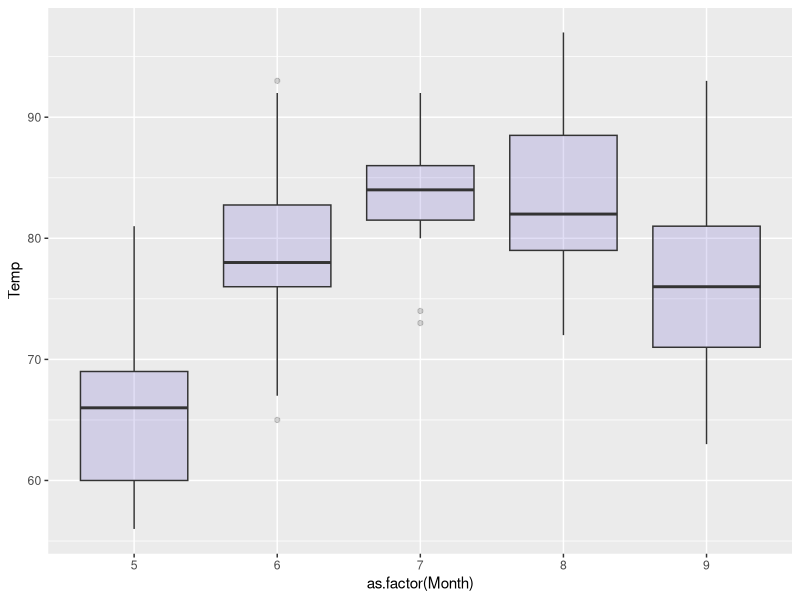
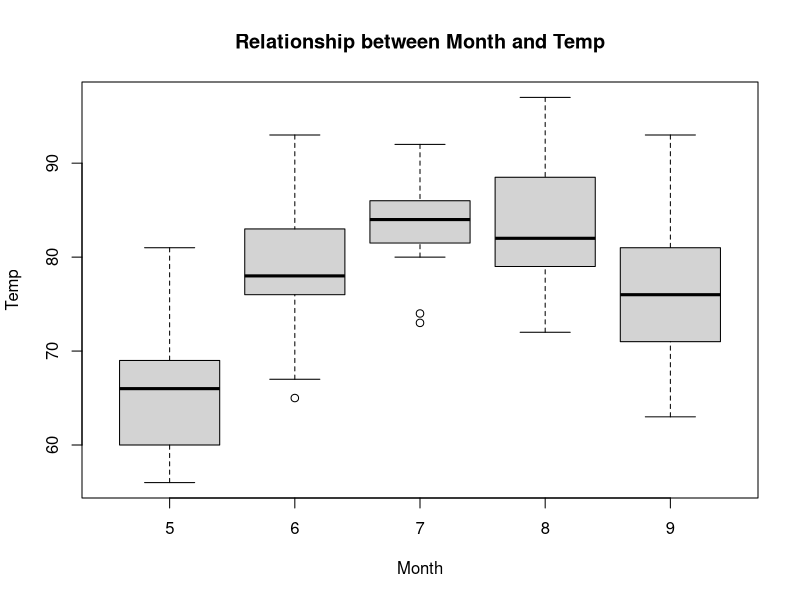
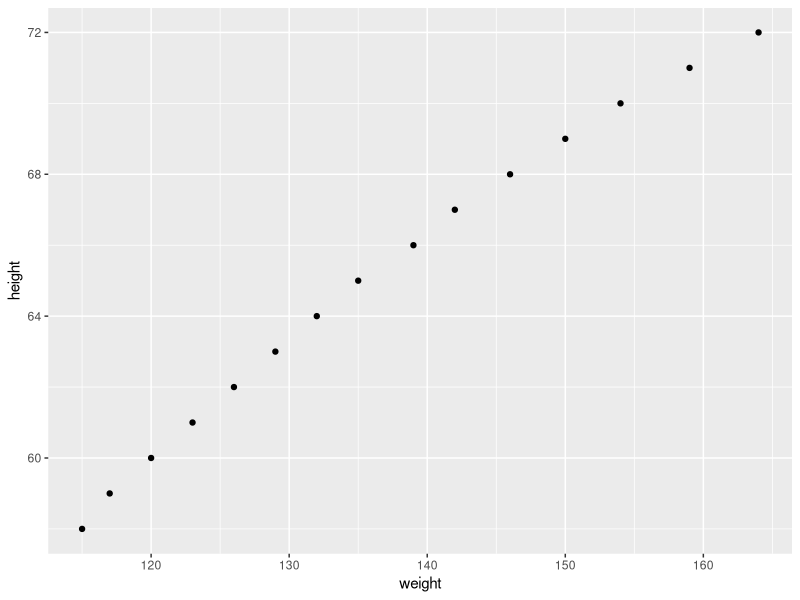
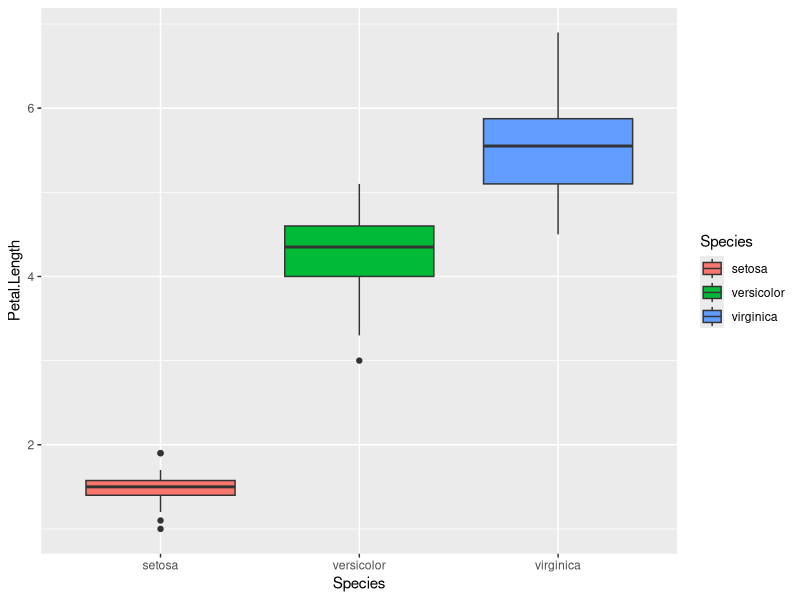
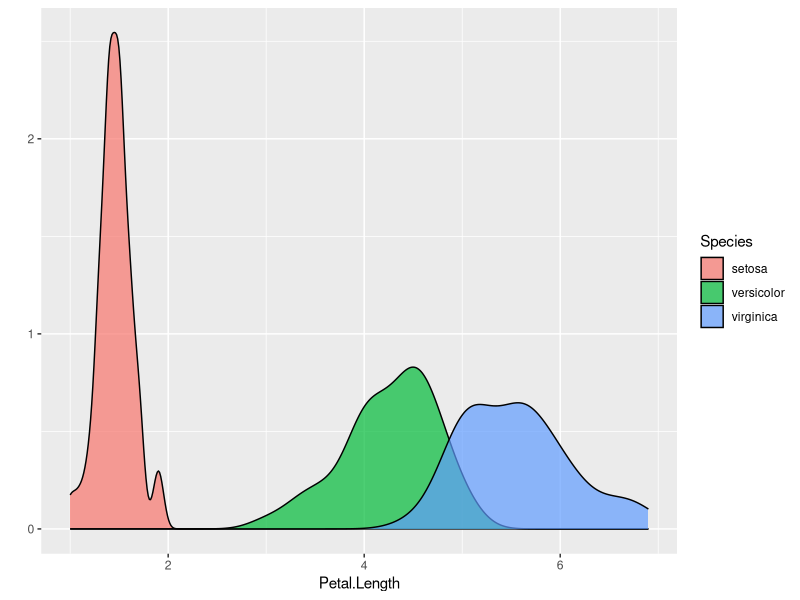
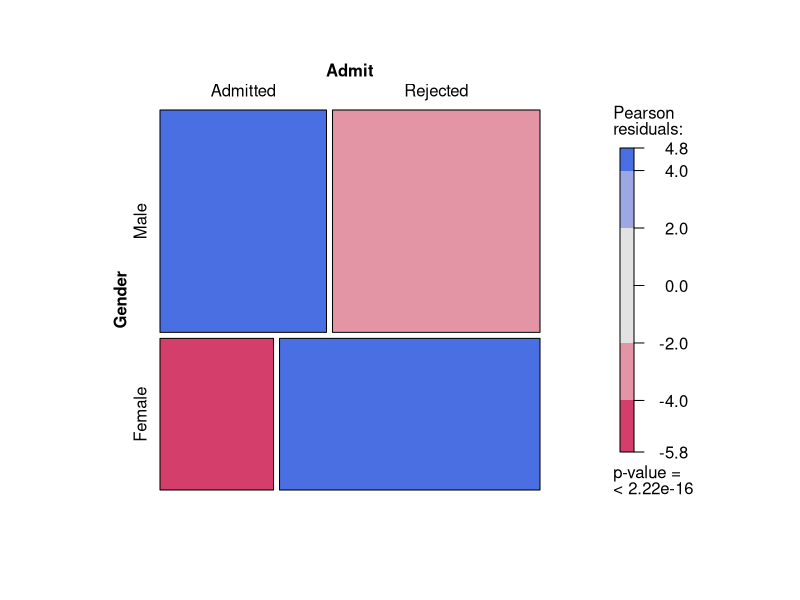
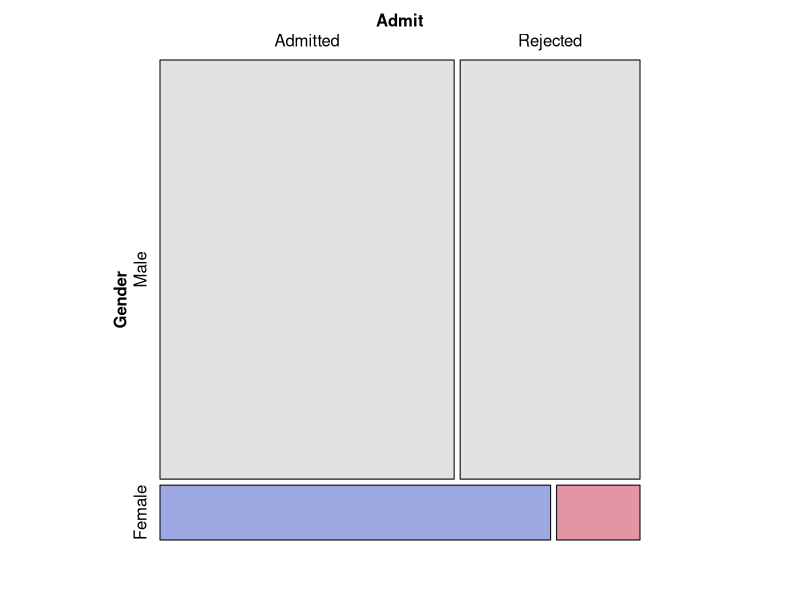
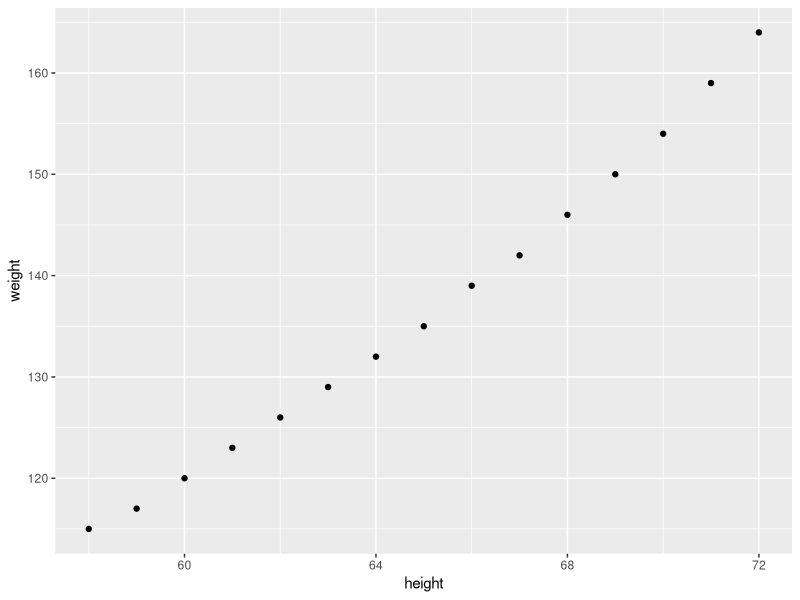

Write the R code that produced these figures, in order.
## ---- chunk 1
head(iris)
## ---- chunk 2
mean(iris$Petal.Length[iris$Species=="setosa"])
mean(iris$Petal.Length[iris$Species=="versicolor"])
mean(iris$Petal.Length[iris$Species=="virginica"])
## ---- chunk 3
by(iris$Petal.Length, iris$Species, mean)
## ---- chunk 4
by(iris$Petal.Length, iris$Species, sd)
## ---- chunk 5
summary(iris)
## ---- chunk 6
by(iris$Petal.Length, iris$Species, summary)
## ---- chunk 7
by(airquality$Temp, airquality$Month, mean)
## ---- chunk 8
library(ggplot2)
ggplot(airquality, aes(x=as.factor(Month), y=Temp)) +
  geom_boxplot(fill='slateblue', alpha=0.2)
boxplot(Temp~Month, data=airquality, main="Relationship between Month and Temp")

## ---- chunk 9
ucba <- data.frame(UCBAdmissions)
head(ucba)
## ---- chunk 10
cross <- xtabs(Freq ~ Gender+Admit, data=ucba)
cross
## ---- chunk 11
prop.table(cross)
## ---- chunk 12
prop.table(cross, 1)
## ---- chunk 13
prop.table(cross, 2)
## ---- chunk 14
cross2 <- xtabs(Freq ~ Gender + Admit, data=ucba[ucba$Dept=="A",])
prop.table(cross2, 1)
## ---- chunk 15
head(women)
## ---- chunk 16
library(ggplot2)
ggplot(women, aes(x=weight, y=height)) + 
  geom_point()
## ---- chunk 17
cov(women$weight, women$height)
## ---- chunk 18
cor(women$height, women$weight)
cor(women$height * 3.46, women$weight)
## ---- chunk 19
rank(c(8, 6, 7, 5, 3, 0, 9))
rank(c(8, 6, 7, 5, 3, -100, 99999))
## ---- chunk 20
xs <- 1:100
cor(xs, xs+100)
cor(xs, xs^3)
## ---- chunk 21
cor(xs, xs^3, method="spearman")
## ---- chunk 22
iris.nospecies <- iris[, -5]
cor(iris.nospecies)
## ---- chunk 23
cor(iris.nospecies, method='spearman')
## ---- chunk 24
library(ggplot2)
qplot(Species, Petal.Length, data=iris, geom="boxplot",fill=Species)
## ---- chunk 25
qplot(Petal.Length, data=iris, geom="density", alpha=I(.7), fill=Species)
## ---- chunk 26
# install.packages("vcd")
library(vcd)

ucba <- data.frame(UCBAdmissions)
## ---- chunk 27
mosaic(Freq ~ Gender + Admit, data=ucba, shade=TRUE, legend=TRUE)
## ---- chunk 28
mosaic(Freq ~ Gender+Admit, data=ucba[ucba$Dept=="A",], shade=TRUE, legend=FALSE)
## ---- chunk 29
qplot(height, weight, data=women, geom="point")
## ---- chunk 30
qplot(height, weight, data=women, geom=c("point", "smooth"), method="lm", se=FALSE)
qplot(height, weight, data=women, geom=c("point", "smooth"), se=FALSE)
## ---- chunk 31
qplot(wt, mpg, data=mtcars, geom=c("point", "smooth"), method='lm', se=FALSE)
qplot(wt, mpg, data=mtcars, geom=c("point", "smooth"), se=FALSE)
## ---- chunk 32
# install.packages('corrgram')
